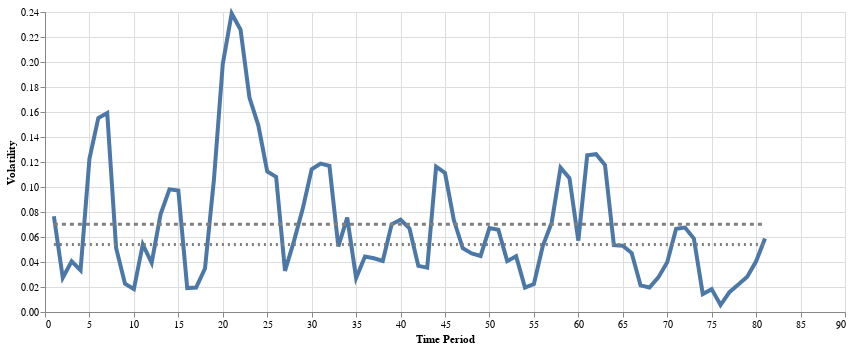

The notebook cell saved with this chart:
### Code cell
plot_index_volatility(index_vol)

### Figure 1 — Vega-Lite specification as saved in the notebook (floating-point values rounded to 4 significant figures)
{"$schema": "https://vega.github.io/schema/vega-lite/v5.20.1.json", "config": {"view": {"continuousHeight": 300, "continuousWidth": 300}}, "data": {"name": "data-49d8ba659a4ba75b5f1d457c0433d3ec"}, "datasets": {"data-49d8ba659a4ba75b5f1d457c0433d3ec": [{"mean": 0.07014, "median": 0.05408, "x": 1, "y": 0.0766}, {"mean": 0.07014, "median": 0.05408, "x": 2, "y": 0.0274}, {"mean": 0.07014, "median": 0.05408, "x": 3, "y": 0.04047}, {"mean": 0.07014, "median": 0.05408, "x": 4, "y": 0.03337}, {"mean": 0.07014, "median": 0.05408, "x": 5, "y": 0.1225}, {"mean": 0.07014, "median": 0.05408, "x": 6, "y": 0.1552}, {"mean": 0.07014, "median": 0.05408, "x": 7, "y": 0.1592}, {"mean": 0.07014, "median": 0.05408, "x": 8, "y": 0.0512}, {"mean": 0.07014, "median": 0.05408, "x": 9, "y": 0.02265}, {"mean": 0.07014, "median": 0.05408, "x": 10, "y": 0.01828}, {"mean": 0.07014, "median": 0.05408, "x": 11, "y": 0.05408}, {"mean": 0.07014, "median": 0.05408, "x": 12, "y": 0.03939}, {"mean": 0.07014, "median": 0.05408, "x": 13, "y": 0.07816}, {"mean": 0.07014, "median": 0.05408, "x": 14, "y": 0.09812}, {"mean": 0.07014, "median": 0.05408, "x": 15, "y": 0.09722}, {"mean": 0.07014, "median": 0.05408, "x": 16, "y": 0.01916}, {"mean": 0.07014, "median": 0.05408, "x": 17, "y": 0.01959}, {"mean": 0.07014, "median": 0.05408, "x": 18, "y": 0.0348}, {"mean": 0.07014, "median": 0.05408, "x": 19, "y": 0.1056}, {"mean": 0.07014, "median": 0.05408, "x": 20, "y": 0.1985}, {"mean": 0.07014, "median": 0.05408, "x": 21, "y": 0.2388}, {"mean": 0.07014, "median": 0.05408, "x": 22, "y": 0.2259}, {"mean": 0.07014, "median": 0.05408, "x": 23, "y": 0.1715}, {"mean": 0.07014, "median": 0.05408, "x": 24, "y": 0.1493}, {"mean": 0.07014, "median": 0.05408, "x": 25, "y": 0.1124}, {"mean": 0.07014, "median": 0.05408, "x": 26, "y": 0.1081}, {"mean": 0.07014, "median": 0.05408, "x": 27, "y": 0.0329}, {"mean": 0.07014, "median": 0.05408, "x": 28, "y": 0.05653}, {"mean": 0.07014, "median": 0.05408, "x": 29, "y": 0.08269}, {"mean": 0.07014, "median": 0.05408, "x": 30, "y": 0.1142}, {"mean": 0.07014, "median": 0.05408, "x": 31, "y": 0.1187}, {"mean": 0.07014, "median": 0.05408, "x": 32, "y": 0.1169}, {"mean": 0.07014, "median": 0.05408, "x": 33, "y": 0.05246}, {"mean": 0.07014, "median": 0.05408, "x": 34, "y": 0.07553}, {"mean": 0.07014, "median": 0.05408, "x": 35, "y": 0.02715}, {"mean": 0.07014, "median": 0.05408, "x": 36, "y": 0.04442}, {"mean": 0.07014, "median": 0.05408, "x": 37, "y": 0.04295}, {"mean": 0.07014, "median": 0.05408, "x": 38, "y": 0.04087}, {"mean": 0.07014, "median": 0.05408, "x": 39, "y": 0.0702}, {"mean": 0.07014, "median": 0.05408, "x": 40, "y": 0.0739}, {"mean": 0.07014, "median": 0.05408, "x": 41, "y": 0.067}, {"mean": 0.07014, "median": 0.05408, "x": 42, "y": 0.03692}, {"mean": 0.07014, "median": 0.05408, "x": 43, "y": 0.03548}, {"mean": 0.07014, "median": 0.05408, "x": 44, "y": 0.1163}, {"mean": 0.07014, "median": 0.05408, "x": 45, "y": 0.1112}, {"mean": 0.07014, "median": 0.05408, "x": 46, "y": 0.07332}, {"mean": 0.07014, "median": 0.05408, "x": 47, "y": 0.05101}, {"mean": 0.07014, "median": 0.05408, "x": 48, "y": 0.04684}, {"mean": 0.07014, "median": 0.05408, "x": 49, "y": 0.04483}, {"mean": 0.07014, "median": 0.05408, "x": 50, "y": 0.0671}, {"mean": 0.07014, "median": 0.05408, "x": 51, "y": 0.06581}, {"mean": 0.07014, "median": 0.05408, "x": 52, "y": 0.04069}, {"mean": 0.07014, "median": 0.05408, "x": 53, "y": 0.0446}, {"mean": 0.07014, "median": 0.05408, "x": 54, "y": 0.01951}, {"mean": 0.07014, "median": 0.05408, "x": 55, "y": 0.02236}, {"mean": 0.07014, "median": 0.05408, "x": 56, "y": 0.05281}, {"mean": 0.07014, "median": 0.05408, "x": 57, "y": 0.07145}, {"mean": 0.07014, "median": 0.05408, "x": 58, "y": 0.1155}, {"mean": 0.07014, "median": 0.05408, "x": 59, "y": 0.1071}, {"mean": 0.07014, "median": 0.05408, "x": 60, "y": 0.05709}, {"mean": 0.07014, "median": 0.05408, "x": 61, "y": 0.1253}, {"mean": 0.07014, "median": 0.05408, "x": 62, "y": 0.1262}, {"mean": 0.07014, "median": 0.05408, "x": 63, "y": 0.1176}, {"mean": 0.07014, "median": 0.05408, "x": 64, "y": 0.05346}, {"mean": 0.07014, "median": 0.05408, "x": 65, "y": 0.05304}, {"mean": 0.07014, "median": 0.05408, "x": 66, "y": 0.04717}, {"mean": 0.07014, "median": 0.05408, "x": 67, "y": 0.02128}, {"mean": 0.07014, "median": 0.05408, "x": 68, "y": 0.0196}, {"mean": 0.07014, "median": 0.05408, "x": 69, "y": 0.02767}, {"mean": 0.07014, "median": 0.05408, "x": 70, "y": 0.0398}, {"mean": 0.07014, "median": 0.05408, "x": 71, "y": 0.06655}, {"mean": 0.07014, "median": 0.05408, "x": 72, "y": 0.06755}, {"mean": 0.07014, "median": 0.05408, "x": 73, "y": 0.05879}, {"mean": 0.07014, "median": 0.05408, "x": 74, "y": 0.01436}, {"mean": 0.07014, "median": 0.05408, "x": 75, "y": 0.01828}, {"mean": 0.07014, "median": 0.05408, "x": 76, "y": 0.005535}, {"mean": 0.07014, "median": 0.05408, "x": 77, "y": 0.01591}, {"mean": 0.07014, "median": 0.05408, "x": 78, "y": 0.02202}, {"mean": 0.07014, "median": 0.05408, "x": 79, "y": 0.02828}, {"mean": 0.07014, "median": 0.05408, "x": 80, "y": 0.04058}, {"mean": 0.07014, "median": 0.05408, "x": 81, "y": 0.05881}]}, "height": 300, "layer": [{"encoding": {"tooltip": [{"field": "x", "title": "Time Period", "type": "quantitative"}, {"field": "y", "format": ".3f", "title": "Volatility", "type": "quantitative"}], "x": {"field": "x", "title": "Time Period", "type": "quantitative"}, "y": {"field": "y", "scale": {"zero": false}, "title": "Volatility", "type": "quantitative"}}, "mark": {"size": 4, "type": "line"}}, {"encoding": {"tooltip": [{"field": "x", "title": "Time Period", "type": "quantitative"}, {"field": "y", "format": ".3f", "title": "Volatility", "type": "quantitative"}], "x": {"field": "x", "title": "Time Period", "type": "quantitative"}, "y": {"field": "mean", "type": "quantitative"}}, "mark": {"color": "gray", "size": 3, "strokeDash": [4, 4], "type": "line"}}, {"encoding": {"tooltip": [{"field": "x", "title": "Time Period", "type": "quantitative"}, {"field": "y", "format": ".3f", "title": "Volatility", "type": "quantitative"}], "x": {"field": "x", "title": "Time Period", "type": "quantitative"}, "y": {"field": "median", "type": "quantitative"}}, "mark": {"color": "gray", "size": 3, "strokeDash": [2, 4], "type": "line"}}], "width": 800}
